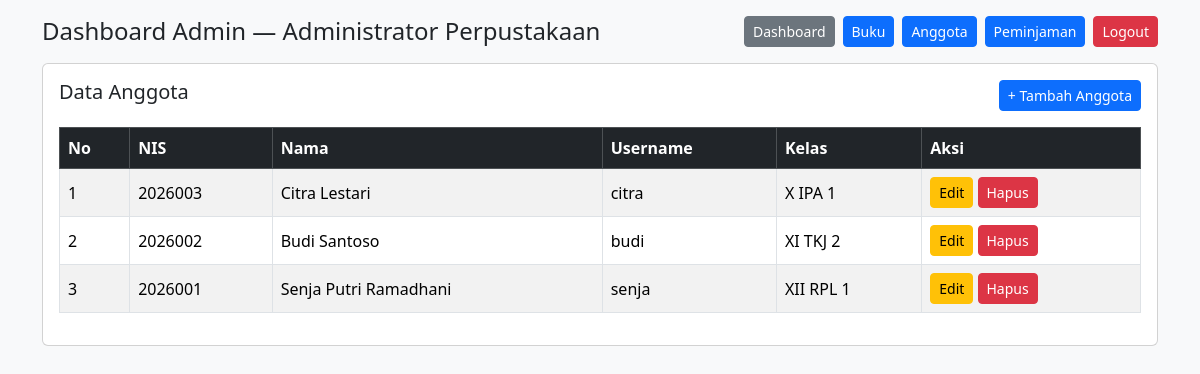
The app's page /perpustakaan/admin/dashboard.php?halaman=data_anggota (signed in) with its own data.
### tables this page shows
CREATE TABLE `anggota` (
  `id_anggota` INT(11) NOT NULL AUTO_INCREMENT,
  `nis` VARCHAR(20) NOT NULL,
  `nama_anggota` VARCHAR(50) NOT NULL,
  `kelas` VARCHAR(31) NOT NULL,
  `username` VARCHAR(50) NOT NULL,
  `password` VARCHAR(255) NOT NULL,
  `created_at` TIMESTAMP NOT NULL DEFAULT CURRENT_TIMESTAMP,
  PRIMARY KEY (`id_anggota`),
  UNIQUE KEY `uk_anggota_nis` (`nis`),
  UNIQUE KEY `uk_anggota_username` (`username`)
);

### perpustakaan/koneksi.php (called while the page is built, shortened)
<?php
function e($teks) {
    return htmlspecialchars((string)$teks, ENT_QUOTES, 'UTF-8');
}

### perpustakaan/admin/data_anggota.php (the view, shortened to what this page needs)
<?php $q = mysqli_query($koneksi, "SELECT * FROM anggota ORDER BY id_anggota DESC"); ?>
<div class="d-flex justify-content-between mb-3">
  <h5 class="mb-0">Data Anggota</h5>
  <a href="dashboard.php?halaman=input_anggota" class="btn btn-primary btn-sm">+ Tambah Anggota</a>
</div>
<div class="table-responsive">
<table class="table table-bordered table-striped align-middle">
  <thead class="table-dark">
    <tr><th>No</th><th>NIS</th><th>Nama</th><th>Username</th><th>Kelas</th><th>Aksi</th></tr>
  </thead>
  <tbody>
  <?php $no = 1; while ($d = mysqli_fetch_assoc($q)) { ?>
    <tr>
      <td><?= $no++ ?></td>
      <td><?= e($d['nis']) ?></td>
      <td><?= e($d['nama_anggota']) ?></td>
      <td><?= e($d['username']) ?></td>
      <td><?= e($d['kelas']) ?></td>
      <td class="text-nowrap">
        <a href="dashboard.php?halaman=edit_anggota&id=<?= (int)$d['id_anggota'] ?>" class="btn btn-warning btn-sm">Edit</a>
        <form action="hapus_anggota.php" method="post" class="d-inline" onsubmit="return confirm('Yakin ingin menghapus anggota ini?')">
          <button class="btn btn-danger btn-sm">Hapus</button>
        </form>
      </td>
    </tr>
  <?php } ?>
  </tbody>
</table>
</div>

### records on screen
anggota: nis "2026003", nama_anggota "Citra Lestari", username "citra", kelas "X IPA 1"
anggota: nis "2026002", nama_anggota "Budi Santoso", username "budi", kelas "XI TKJ 2"
anggota: nis "2026001", nama_anggota "Senja Putri Ramadhani", username "senja", kelas "XII RPL 1"

### other values on screen
$_SESSION['nama_admin'] "Administrator Perpustakaan"
